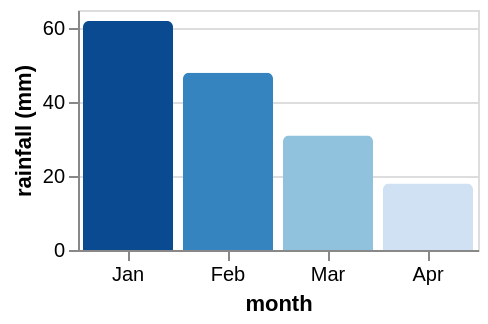

Vega-Lite specification stored for this chart:
### Vega-Lite specification from a JSON file in a GitHub repository (floating-point values rounded to 4 significant figures)
{"$schema": "https://vega.github.io/schema/vega-lite/v6.json", "description": "Bars with a rounded end, which Vega-Lite draws by wrapping each stack in a group positioned by `y`/`y2` and marked `clip: true` — so the radius rounds the stack rather than every segment in it. That wrapper is why this fixture exists: a group is rect-like and takes its extent from `y2` as readily as from `height`, and reading only `height` made the group zero-high. Because it clips, it clipped away the very bars it was there to round: the chart drew its axes, its gridlines and its labels, and no data, with no diagnostic. A colour ramp is on it too, so the bars are distinguishable from one another and from the background in whatever draws them.", "width": 200, "height": 120, "data": {"values": [{"month": "Jan", "rain": 62}, {"month": "Feb", "rain": 48}, {"month": "Mar", "rain": 31}, {"month": "Apr", "rain": 18}]}, "mark": {"type": "bar", "cornerRadiusEnd": 3}, "encoding": {"x": {"field": "month", "type": "nominal", "sort": null, "axis": {"labelAngle": 0}}, "y": {"field": "rain", "type": "quantitative", "title": "rainfall (mm)"}, "color": {"field": "rain", "type": "quantitative", "legend": null}}}
